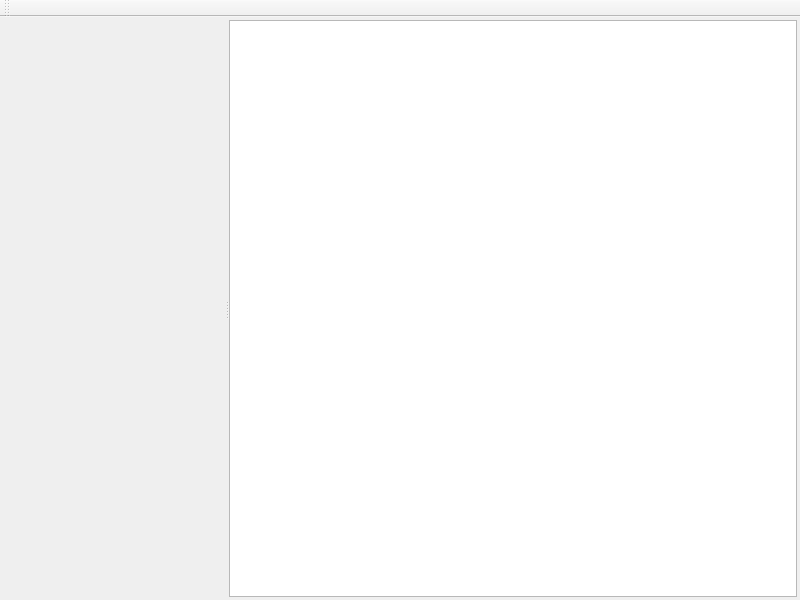
<?xml version="1.0" encoding="UTF-8"?>
<ui version="4.0">
 <class>PreProcessorGridCrosssectionWindow</class>
 <widget class="QMainWindow" name="PreProcessorGridCrosssectionWindow">
  <property name="geometry">
   <rect>
    <x>0</x>
    <y>0</y>
    <width>800</width>
    <height>600</height>
   </rect>
  </property>
  <property name="windowTitle">
   <string>MainWindow</string>
  </property>
  <widget class="QWidget" name="centralwidget">
   <layout class="QVBoxLayout" name="verticalLayout">
    <property name="spacing">
     <number>3</number>
    </property>
    <property name="margin">
     <number>3</number>
    </property>
    <item>
     <widget class="QSplitter" name="splitter">
      <property name="orientation">
       <enum>Qt::Horizontal</enum>
      </property>
      <widget class="PreProcessorGridCrosssectionWindowGraphicsView" name="graphicsView" native="true"/>
      <widget class="PreProcessorGridCrosssectionWindowTableView" name="tableView"/>
     </widget>
    </item>
   </layout>
  </widget>
  <widget class="QToolBar" name="toolBar">
   <property name="windowTitle">
    <string>toolBar</string>
   </property>
   <attribute name="toolBarArea">
    <enum>TopToolBarArea</enum>
   </attribute>
   <attribute name="toolBarBreak">
    <bool>false</bool>
   </attribute>
  </widget>
 </widget>
 <customwidgets>
  <customwidget>
   <class>PreProcessorGridCrosssectionWindowGraphicsView</class>
   <extends>QWidget</extends>
   <header>preprocessorgridcrosssectionwindowgraphicsview.h</header>
   <container>1</container>
  </customwidget>
  <customwidget>
   <class>PreProcessorGridCrosssectionWindowTableView</class>
   <extends>QTableView</extends>
   <header>preprocessorgridcrosssectionwindowtableview.h</header>
  </customwidget>
 </customwidgets>
 <resources/>
 <connections/>
</ui>
